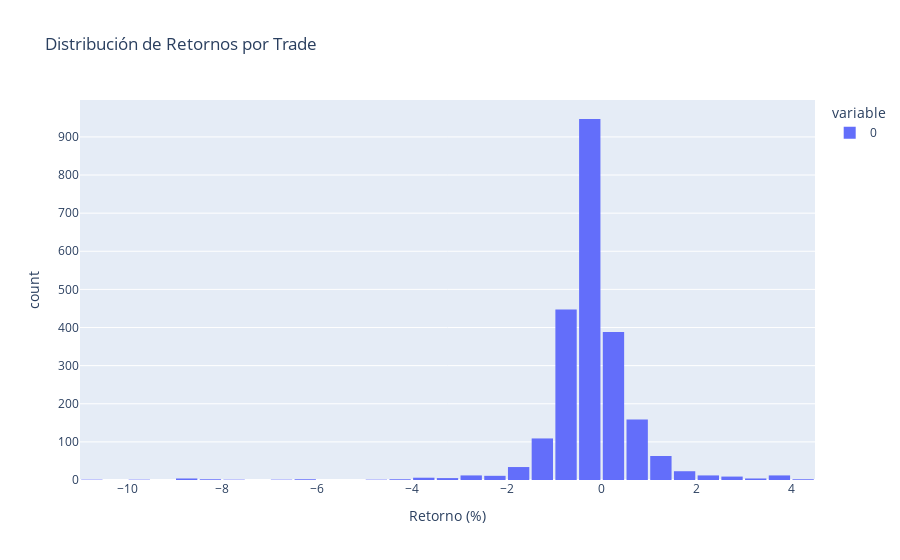

The notebook cell this image was saved under:
### Code cell
import plotly.express as px

# 8. Visualización 2: Distribución de retornos por trade
trade_returns = [t.return_pct for t in results.trades if not t.is_open]
fig2 = px.histogram(trade_returns, nbins=50, title='Distribución de Retornos por Trade', labels={'value':'Retorno (%)'})
fig2.update_layout(bargap=0.1)
fig2.show()

### Figure 1 — Plotly figure (JSON) as saved in the notebook; plotly's stock layout.template omitted (floating-point values rounded to 4 significant figures; data arrays with more than 128 entries replaced by an {"elided": "..."} marker saying what was removed)
{"data": [{"bingroup": "x", "hovertemplate": "variable=0<br>Retorno (%)=%{x}<br>count=%{y}<extra></extra>", "legendgroup": "0", "marker": {"color": "#636efa", "pattern": {"shape": ""}}, "name": "0", "nbinsx": 50, "orientation": "v", "showlegend": true, "type": "histogram", "x": {"elided": "2258 float values"}, "xaxis": "x", "yaxis": "y"}], "layout": {"bargap": 0.1, "barmode": "relative", "legend": {"title": {"text": "variable"}, "tracegroupgap": 0}, "title": {"text": "Distribución de Retornos por Trade"}, "xaxis": {"anchor": "y", "domain": [0, 1], "title": {"text": "Retorno (%)"}}, "yaxis": {"anchor": "x", "domain": [0, 1], "title": {"text": "count"}}}}
